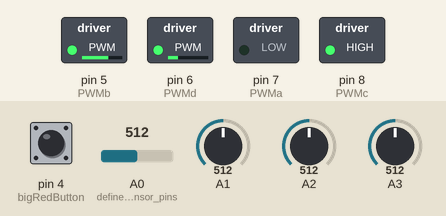
A sketch run on a simulated Arduino Uno, built with avr-gcc and run on an emulated ATmega328P. Shown: switched loads named in the sketch (green lamp = pin HIGH). Inputs (shaded band) come from the test bench; at power-on: pin 4 (bigRedButton) LOW, A2 = 512, A3 = 512, A0 (define_IR_sensor_pins) = 512, A1 = 512. What the sketch prints to the serial monitor is not drawn.

Above: at 1.2 s.
1.3 s: pin 4 (bigRedButton) pulled HIGH for 0.15 s
At 1.4 s:
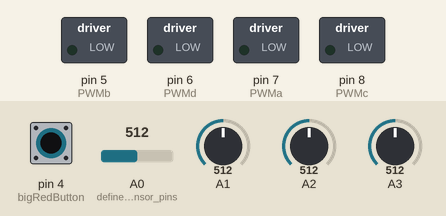
2.9 s: A2 set to 716
At 3.4 s:
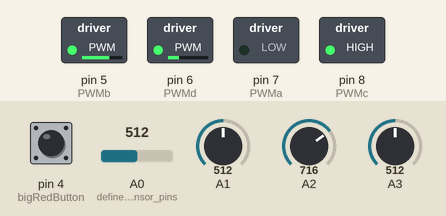
4.5 s: A3 set to 716
At 5.4 s:
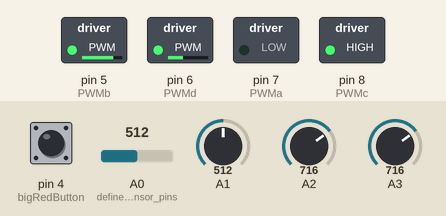
6.0 s: A3 set to 992
At 7.1 s:
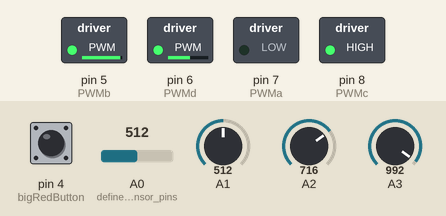
7.5 s: A0 (define_IR_sensor_pins) set to 716
At 8.6 s:
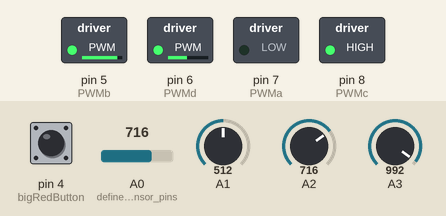
9.0 s: A3 set to 30
At 10.1 s:
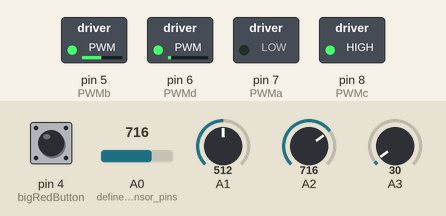
Timing chart, 0 to 11.5 s (numbered marks = the images above; inputs shaded):
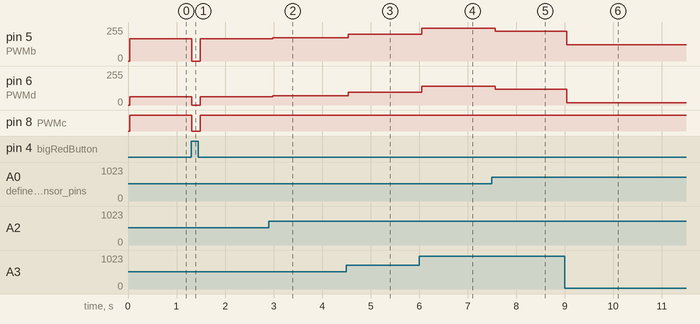

The sketch:

implementing_PID.ino
```cpp
#define PWMa 7  //define PWM pins
#define PWMb 5
#define PWMc 8
#define PWMd 6

#define baseSpeed 180  //define motor speed for PWM output

#define DEBUG 1

int leftMotorSpeed, rightMotorSpeed;
int sensor0Value, sensor1Value, sensor2Value, sensor3Value; //left to right array

float formulaNumerator, formulaDenom, weightedAverage;
const int kP = 8.6, kI = 0.01, kD = 1;
unsigned long currentTime, previousTime;
float  error, cumulativeError, rateError, outputU = 1;
float elapsedTime = 0, lastError = 0;

const int bigRedButton = 4; //pin used to pause program

void setup() {
  Serial.begin(57600);
  pinMode(PWMa, OUTPUT);  //define PWM motor pins
  pinMode(PWMb, OUTPUT);
  pinMode(PWMc, OUTPUT);
  pinMode(PWMd, OUTPUT);

  pinMode(A0, INPUT);     //define IR sensor pins
  pinMode(A1, INPUT);
  pinMode(A2, INPUT);
  pinMode(A4, INPUT);

  pinMode(bigRedButton, INPUT); //define pin to terminate program

}

void loop() {
  while (digitalRead(bigRedButton) == 1) {
    Serial.println("Program paused");
    analogWrite(PWMa, 0 * baseSpeed); //turn off the motors
    analogWrite(PWMb, 0 * baseSpeed);
    analogWrite(PWMc, 0 * baseSpeed);
    analogWrite(PWMd, 0 * baseSpeed);
  }

  sensor0Value = analogRead(A0);
  sensor1Value = analogRead(A1);
  sensor2Value = analogRead(A2);
  sensor3Value = analogRead(A3);


  sensor0Value = constrain(sensor0Value, 173, 1016);
  sensor1Value = constrain(sensor1Value, 142, 1016);
  sensor2Value = constrain(sensor2Value, 199, 1017);
  sensor3Value = constrain(sensor3Value, 164, 1017);

  sensor0Value = map(sensor0Value, 173, 1016, 100, 0);
  sensor1Value = map(sensor1Value, 142, 1016, 100, 0);
  sensor2Value = map(sensor2Value, 199, 1017, 100, 0);
  sensor3Value = map(sensor3Value, 164, 1017, 100, 0);

#if DEBUG == 1
  Serial.println(sensor0Value);
  Serial.println(sensor1Value);
  Serial.println(sensor2Value);
  Serial.println(sensor3Value);
#endif


  formulaNumerator = ((sensor0Value * (-22)) + (sensor1Value * (-6.3)) + (sensor2Value * (9.3) ) + (sensor3Value * (24.6))); //working in mm
  formulaDenom = sensor0Value + sensor1Value + sensor2Value + sensor3Value;
  weightedAverage = formulaNumerator / formulaDenom;


  calculatePID(weightedAverage);


  rightMotorSpeed = baseSpeed + outputU ;
  leftMotorSpeed =  255 - (baseSpeed - outputU); //fixes the inverted way left control works

  if (rightMotorSpeed > 254) { //prevent values too high that are nonsensical
    rightMotorSpeed = 255;
  }
  if (leftMotorSpeed < 2) {
    leftMotorSpeed = 1;
  }

#if DEBUG == 1
  Serial.print("Right motor speed = ");
  Serial.println(rightMotorSpeed);
  Serial.print("Left motor speed = ");
  Serial.print(leftMotorSpeed);
  Serial.print("     Adjusted: ");
  Serial.println(255 - leftMotorSpeed);
  Serial.println("");
  Serial.println("#############################################");
#endif


  analogWrite(PWMa, 0);
  analogWrite(PWMb, rightMotorSpeed);
  analogWrite(PWMc, 255);
  analogWrite(PWMd, leftMotorSpeed);

}

float calculatePID(float weightedAverage) {

  currentTime = millis();
  elapsedTime = (float)(currentTime - previousTime);


  error = - weightedAverage;  //as centre is setpoint, setpoint = 0
  cumulativeError += error * elapsedTime; //calculate integral (summing up many rectangles to determine integral)
  rateError = (error - lastError) / elapsedTime;  //calculate derivative, i.e. rate of change of error

  if (isnan(cumulativeError)) {   //check for nan
    cumulativeError = 0;
  }

  outputU = kP * error + kI * cumulativeError + kD * rateError;

#if DEBUG == 1
  Serial.println("\n\nWithin PID function:");
  Serial.print("error (mm) = ");
  Serial.println(error);
  Serial.print("cumulativeError = ");
  Serial.println(cumulativeError);
  Serial.print("rateError = ");
  Serial.println(rateError);
  Serial.println("");
  Serial.print("OutputU = ");
  Serial.println(outputU);
  Serial.println("");
#endif

  lastError = error;
  previousTime = currentTime;

  return outputU;
}
```

Measured:
- after the input at 1.3 s, pin 5 (PWMb): 167/255 → 0/255 at once, → 167/255 0.18 s later; pin 6 (PWMd): 62/255 → 0/255 at once, → 62/255 0.18 s later; pin 8 (PWMc): HIGH → LOW at once, → HIGH 0.18 s later
- after the input at 2.9 s, pin 5 (PWMb): 167/255 → 174/255 after 0.08 s; pin 6 (PWMd): 62/255 → 69/255 after 0.08 s
- after the input at 4.5 s, pin 5 (PWMb): 174/255 → 199/255 at once; pin 6 (PWMd): 69/255 → 94/255 at once
- after the input at 6.0 s, pin 5 (PWMb): 199/255 → 244/255 after 0.06 s; pin 6 (PWMd): 94/255 → 139/255 after 0.06 s
- after the input at 7.5 s, pin 5 (PWMb): 244/255 → 224/255 after 0.07 s; pin 6 (PWMd): 139/255 → 119/255 after 0.07 s
- after the input at 9.0 s, pin 5 (PWMb): 224/255 → 122/255 at once; pin 6 (PWMd): 119/255 → 17/255 at once
